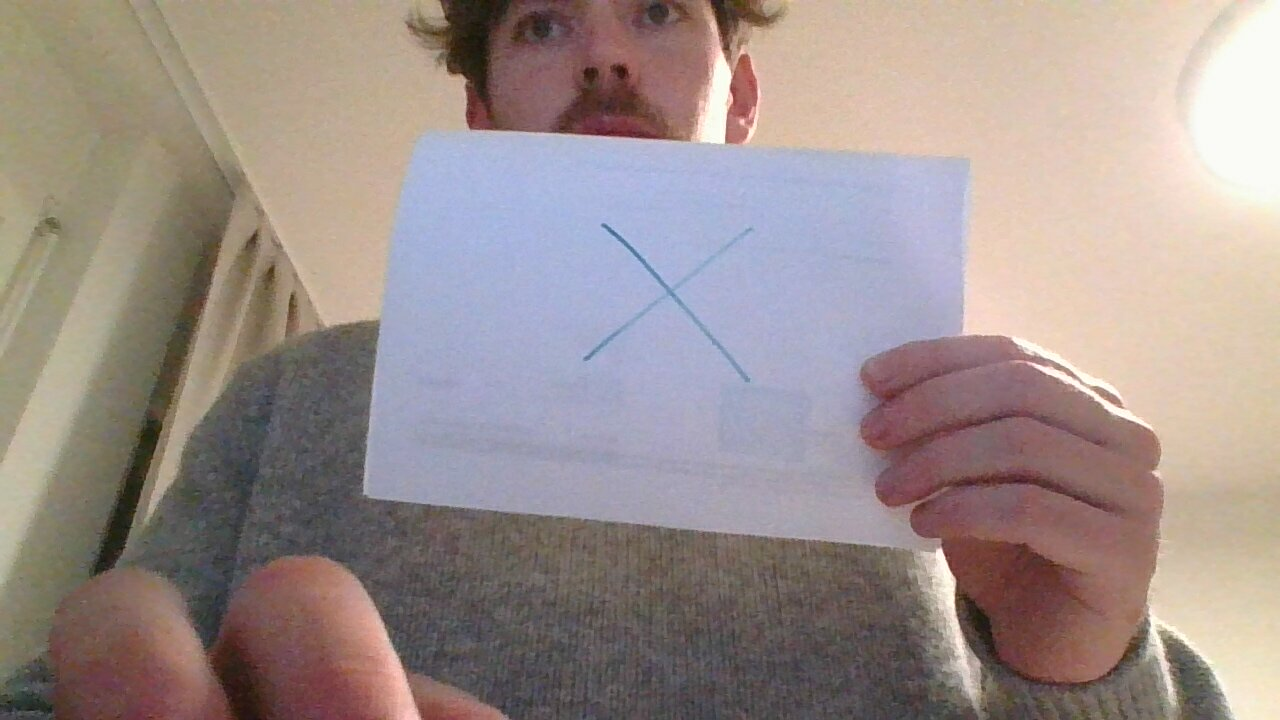
#> input picture server/shape.jpg, 1280 x 720 px
$ python shape_detection.py
#> lines starting #> are read from the running program, lines starting #| are printed output that depends on the picture; after the words box and inside, x2 and y2 are one past the last pixel; in counts of white or black regions, pixels touching at a corner belong together
import cv2
import numpy as np

# Load the image
image = cv2.imread('./shape.jpg')
#> image is the input picture: shape (720, 1280, 3); mean B, G, R 139.8, 143.5, 157.2

# Convert to grayscale
gray = cv2.cvtColor(image, cv2.COLOR_BGR2GRAY)
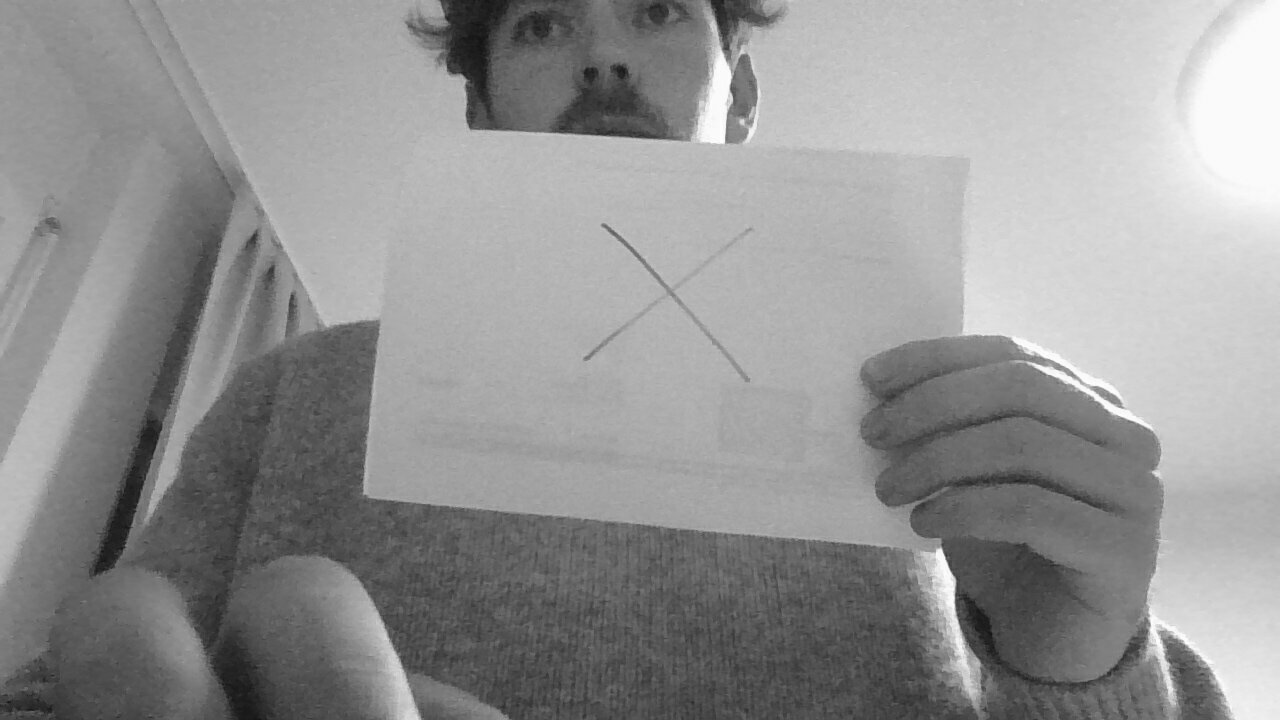
#> gray: shape (720, 1280); min 19, max 254, mean 147.2

# Apply edge detection or thresholding to highlight shapes
edges = cv2.Canny(gray, 50, 150)
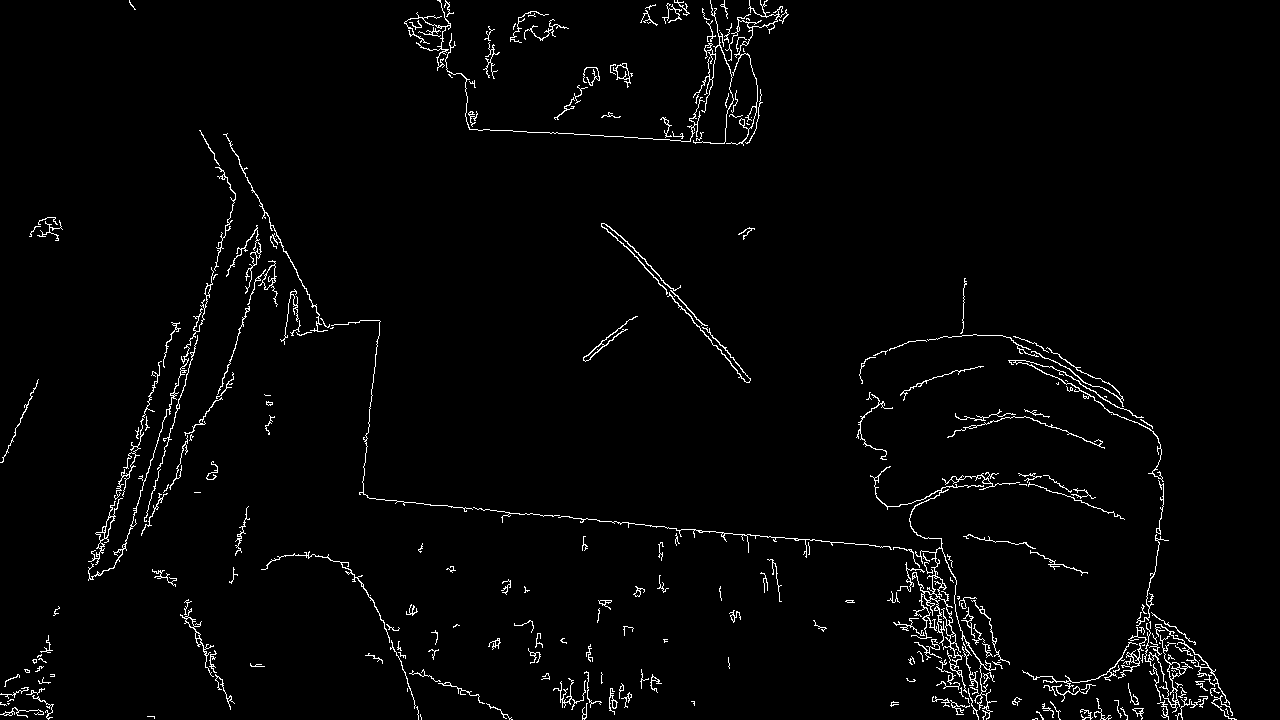
#> edges: shape (720, 1280); 2.2% white in thin lines or dots

# Find contours in the edge-detected image
contours, _ = cv2.findContours(edges, cv2.RETR_EXTERNAL, cv2.CHAIN_APPROX_SIMPLE)
#> contours = 279 contours, 210 with area under 20; largest, box (x1, y1, x2, y2) and area: (870, 466, 997, 720) 605, (1160, 635, 1193, 713) 228, (88, 498, 123, 565) 208, (258, 260, 278, 307) 193, (88, 267, 214, 581) 178

# Iterate over contours
for contour in contours:
    # Approximate the contour to reduce the number of points
    epsilon = 0.03 * cv2.arcLength(contour, True)
    approx = cv2.approxPolyDP(contour, epsilon, True)

    # Look for cross-shaped contours: they generally have 12-14 vertices or two intersecting lines
    if 10 <= len(approx) <= 14:  # Adjust based on your needs
        # Get the bounding box and aspect ratio of the contour
        x, y, w, h = cv2.boundingRect(contour)
        aspect_ratio = float(w) / h

        # Check aspect ratio to differentiate between crosses and other shapes
        if 0.8 < aspect_ratio < 1.2:
            # Further filter based on shape characteristics
            # Draw the contour on the original image
            cv2.drawContours(image, [approx], -1, (0, 255, 0), 3)
            cv2.putText(image, "Cross", (x, y - 10), cv2.FONT_HERSHEY_SIMPLEX, 0.5, (0, 255, 0), 2)
#> this loop made 279 passes
#> (epsilon, x, y, w, h, aspect_ratio) on passes 11, 15, 21, 25, 26, 29, 32, 37, 38, 47, 49, 58: (2.03, 1042, 703, 12, 15, 0.8), (0.555, 0, 702, 7, 4, 1.75), (3.28, 950, 700, 20, 15, 1.33), (3.21, 1175, 697, 16, 23, 0.696), (1.53, 1012, 697, 10, 9, 1.11), (2.77, 932, 696, 18, 11, 1.64), (1.95, 621, 692, 11, 16, 0.688), (1.66, 26, 688, 19, 7, 2.71), (1.44, 1178, 687, 9, 11, 0.818), (1.78, 1195, 681, 13, 10, 1.3), (2.62, 936, 681, 24, 9, 2.67), (2.4, 983, 672, 12, 12, 1)
#> epsilon on passes 1, 3, 4, 5, 6, 7: 0.367, 0.325, 0.742, 2.66, 0.452, 1.44
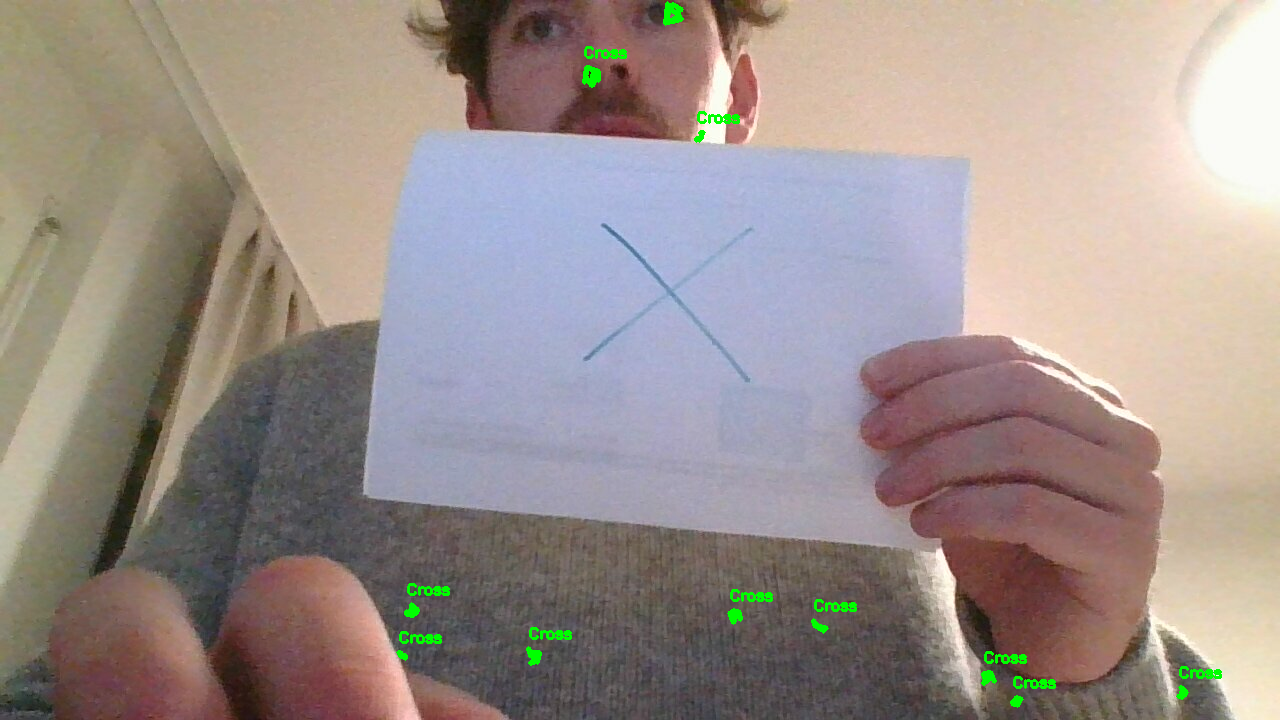
#> image: shape (720, 1280, 3); 0.54% of pixels changed, all inside (x1, y1, x2, y2) = (396, 1, 1222, 708)

# Display the result
cv2.imshow("Detected Crosses", image)
cv2.waitKey(0)
cv2.destroyAllWindows()
